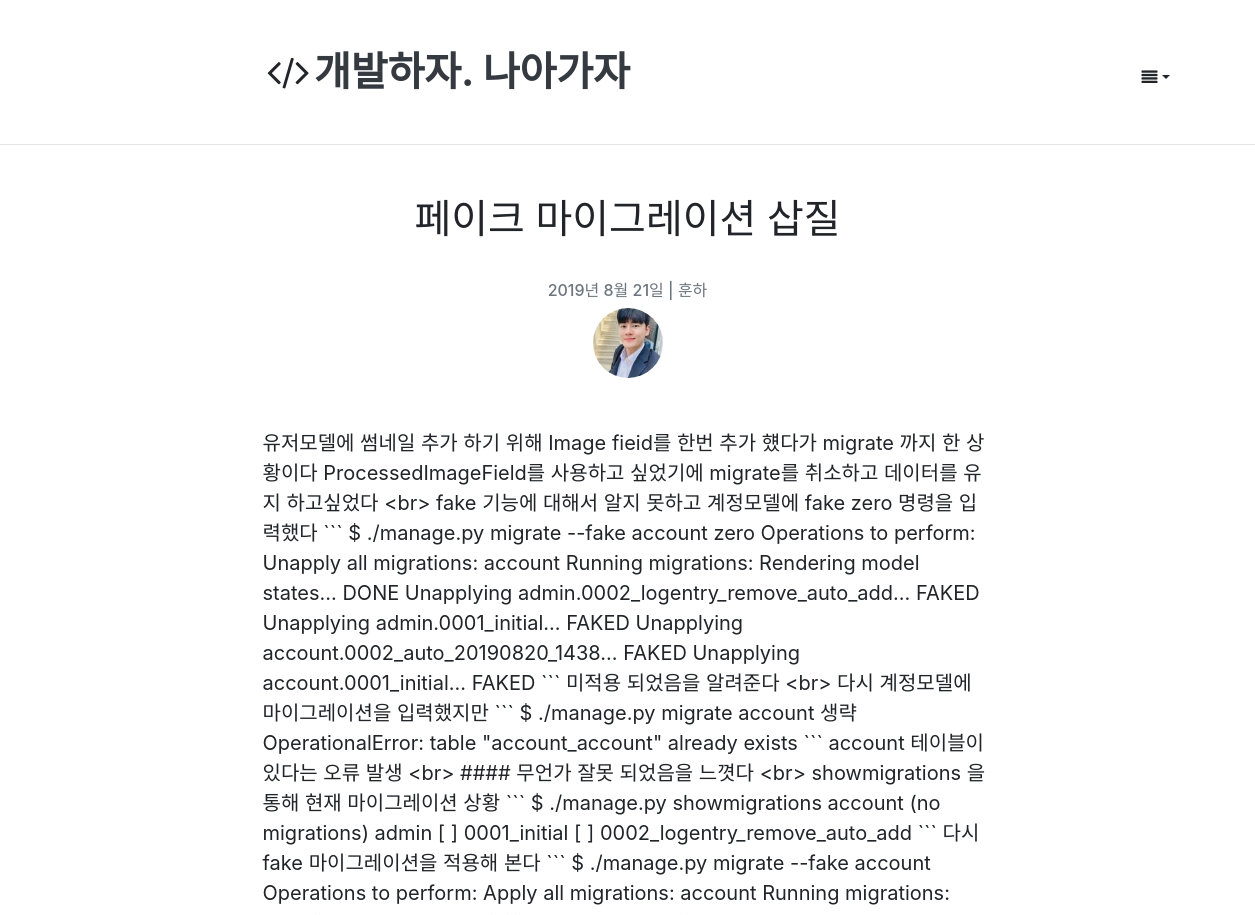
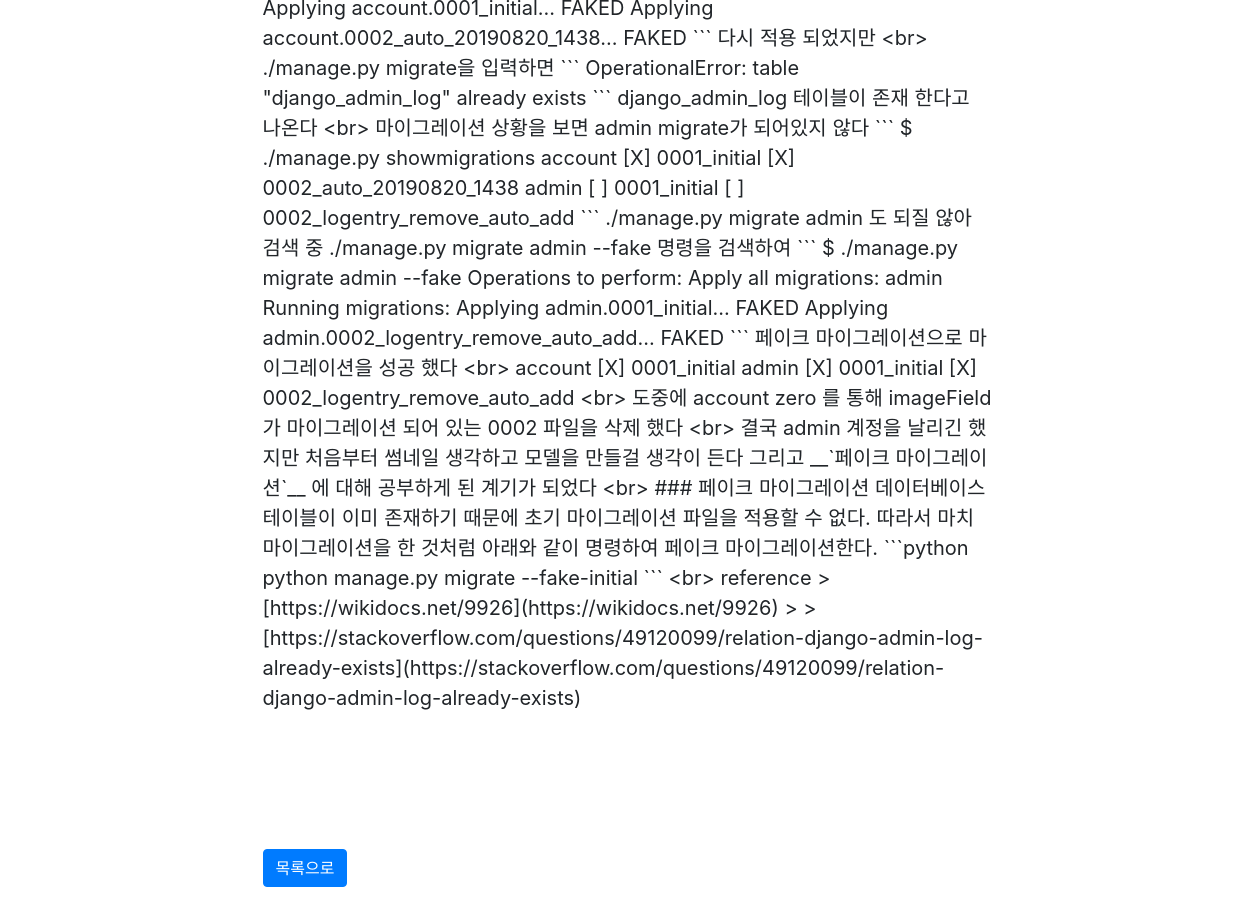
The app's page /blog/45/ with its own data (2 pictures, top to bottom).
### blog/models.py (models this page shows, shortened)
class Post(models.Model):
    author = models.ForeignKey(Account , on_delete=models.CASCADE)
    title = models.CharField(max_length=100, verbose_name = 'Title' , help_text = 'Please enter a posting title')
    text = models.TextField(verbose_name='Contents')
    photo = ProcessedImageField(blank=True, upload_to = 'blog/post/%Y' ,processors = [Thumbnail(300,300)],format='JPEG' ,options={'quality': 60})
    created_date= models.DateTimeField(default =timezone.now)
    published_date = models.DateTimeField(blank=True , null=True)
    tags = models.CharField(max_length=100, blank=True)
    class Meta:
        ordering = ['-id']

### account/models.py (models this page shows, shortened)
class Account(AbstractBaseUser, PermissionsMixin):
    email = models.EmailField(
        verbose_name=('email address'),
        max_length=255,
        unique=True,
    )
    username = models.CharField(('username'), max_length=30,
                                help_text=('Requierd. 30 characters or fewer. Letters, digits'
                                           ' and ./+/-/_ only'),
                                validators=[  # 정규식을 통한 특수문자 제외
                                    validators.RegexValidator(r'^[\w.+-]+$', ('Enter a valid username.'), 'invalid')
                                ])
    is_staff = models.BooleanField(('staff status'), default=False,
                                   help_text='Designates whether the user can log into this admin site')
    is_active = models.BooleanField(('active'), default=True,
                                    help_text='Designates whether this user should be treated as '
                                              'active. Unselect this instead of deleting accounts.')
    date_joined = models.DateTimeField(('date joined'), default=timezone.now)
    thumbnail = ProcessedImageField(blank=True, upload_to="profile" , null=True, processors=[ResizeToFill(100,100)],
                                    format='JPEG', options={'quality': 80})
    created_at = models.DateTimeField(auto_now_add=True)
    updated_at = models.DateTimeField(auto_now=True)
    object = AccountManager()
    USERNAME_FIELD = 'email'
    REQUIRED_FIELDS = ['username']
    class Meta:
        verbose_name = ('user')
        verbose_name_plural = ('users')
        swappable = 'AUTH_USER_MODEL'

### blog/views.py (the view)
# urls.py: path('<int:pk>/',views.post_detail, name='post_detail'),
def post_detail(request, pk):
    post = get_object_or_404(Post, pk=pk)
    return render(request, 'blog/post_detail.html', {'post': post})

### blog/templates/blog/post_detail.html (shortened to what this page needs)
{% extends "blog/layout.html" %}
{% load static %}
{% block content %}
    <div class="container">
        <div class="row">
            <div class="col-md-2"></div>
            <div class="col-md-8">
                <div class="post">
                <div class="post-header" style="padding-bottom: 50px;">
                    <h1 style="text-align: center; padding-bottom: 30px;">{{ post.title }}</h1>
                    <div class="post-meta" style="text-align: center">
                        <h6 class="text-muted">  {{ post.published_date |date:"Y년 M d일" }} | {{ post.author.username }}</h6>
                        <img src="{{ post.author.thumbnail.url }}" alt="" style=" width: 70px; border-radius: 50%">
                    </div>
                </div>
                <div class="content-markdown" id="editSection">
                    <div class="content" style="font-size:20px;">{{ post.text }}</div>
                </div>
                    {% load disqus_tags %}
                <br>
                <a href="{% url 'post_list' %}" class="btn btn-primary">목록으로</a>
                <br>
            </div>
        </div>
    </div>
{% endblock %}

### templates/layout.html (style rules this page uses)
html { position: relative; min-height: 100%; }
body { margin-bottom: 60px; min-height: 100%; }

### records on screen
Post: title "페이크 마이그레이션 삽질", published_date "2019년 8월 21일", author.username "훈하", author.thumbnail (picture), text "유저모델에 썸네일 추가 하기 위해 Image fieid를 한번 추가 헀다가 migrate 까지 한 상황이다 ProcessedImageField를 사용하고 싶었기에 migrate를 취소하고 데이터를 유지 하고싶었다 <br> fake 기능에 대해서 알지 못하고 계정모델에 fake zero 명령을 입력했다 ``` $ ./manage.py migrate --fake account zero Operations to perform: Unapply all migrations: account Running migrations: Rendering model states... DONE Unapplying admin.0002_logentry_remove_auto_add... FAKED Unapplying admin.0001_initial... FAKED Unapplying account.0002_auto_20190820_1438... FAKED Unapplying account.0001_initial... FAKED ``` 미적용 되었음을 알려준다 <br> 다시 계정모델에 마이그레이션을 입력했지만 ``` $ ./manage.py migrate account 생략 OperationalError: table \"account_account\" already exists ``` account 테이블이 있다는 오류 발생 <br> #### 무언가 잘못 되었음을…"
